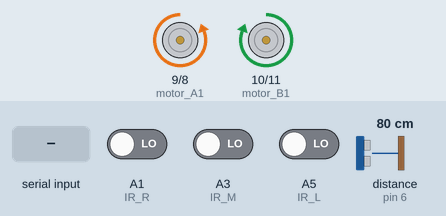
Simulated run of this sketch. Board: Arduino Uno, built with avr-gcc and run on an emulated ATmega328P. Parts: motor-driver pin pairs drawn as motors (green arrow = first pin HIGH = forward, orange = second pin HIGH = backward, longer = more drive). Inputs (shaded band) come from the test bench; at power-on: A1 (IR_R) LOW, A3 (IR_M) LOW, A5 (IR_L) LOW, distance to the obstacle (sensor on pin 6) 80 cm. The echo pulse lasts 58.3 µs per cm.

Above: at 1.2 s.
1.3 s: "L" received over Serial
At 2.0 s:
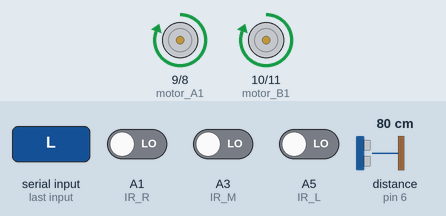
4.8 s: A1 (IR_R) driven HIGH
At 10.0 s:
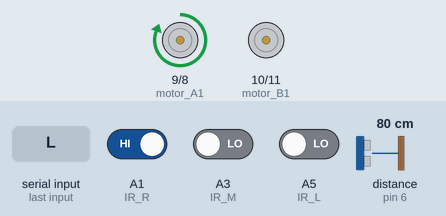
Timing chart, 0 to 16.8 s (numbered marks = the images above; inputs shaded):
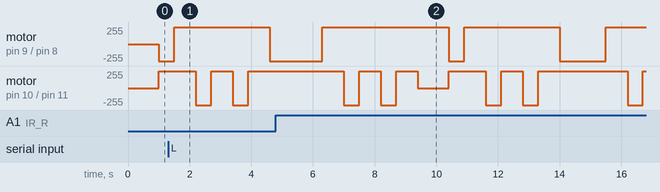

The sketch:

motor_thursday_cam_final.ino
```cpp
const int motor_A1 = 9;
const int motor_A2 = 8;
const int motor_B1 = 10;
const int motor_B2 = 11;
const int IR_R = A1;
const int IR_M = A3;
const int IR_L = A5;
int IR_L_data;
int IR_M_data;
int IR_R_data;

char input;

const int trigPin = 7;
const int echoPin = 6;

float duration, distance;

void setup() {
  pinMode(motor_A1, OUTPUT);
  pinMode(motor_A2, OUTPUT);
  pinMode(motor_B1, OUTPUT);
  pinMode(motor_B2, OUTPUT);
  pinMode(IR_L, INPUT);
  pinMode(IR_M, INPUT);
  pinMode(IR_R, INPUT);

  Serial.begin(9600);
}

void loop() {
  digitalWrite(trigPin, LOW);
  delayMicroseconds(2);
  digitalWrite(trigPin, HIGH);
  delayMicroseconds(10);
  digitalWrite(trigPin, LOW);

  duration = pulseIn(echoPin, HIGH);
  distance = (duration*.0343)/2;

  IR_L_data = digitalRead(IR_L);
  IR_M_data = digitalRead(IR_M);
  IR_R_data = digitalRead(IR_R);
  if (distance < 10) {
    turn();
  }
  if (Serial.available() > 0) {
    input = Serial.read();

    if (IR_L_data == 1 or IR_M_data == 1 or IR_R_data == 1) {
      drive();
    } else if (IR_L_data == 0 and IR_M_data == 0 and IR_R_data == 0) {  // 라인을 벗어낫을 때
      if (input == 'L') {
        left();
        delay(50);
        stop();
      } else if (input == 'R') {
        right();
        delay(50);
        stop();
      } else if (input == 'F') {
        forward();
        delay(50);
        stop();
      }
    }
  }
}

void drive() {
  if (IR_L_data == 0 and IR_M_data == 1 and IR_R_data == 0) {
    forward();
  } else if (IR_L_data == 1 and IR_M_data == 0 and IR_R_data == 0) {
    left();
  } else if (IR_L_data == 0 and IR_M_data == 0 and IR_R_data == 1) {
    right();
  } else if (IR_L_data == 1 and IR_M_data == 1 and IR_R_data == 0) {
    smooth_left();
  } else if (IR_L_data == 0 and IR_M_data == 1 and IR_R_data == 1) {
    smooth_right();
  } else if (IR_L_data == 1 and IR_R_data == 1) {
    stop();
  }
}

void smooth_right() {
  analogWrite(motor_A1, 255);
  digitalWrite(motor_A2, LOW);
  analogWrite(motor_B1, 220);
  digitalWrite(motor_B2, LOW);
}

void smooth_left() {
  analogWrite(motor_A1, 220);
  digitalWrite(motor_A2, LOW);
  analogWrite(motor_B1, 255);
  digitalWrite(motor_B2, LOW);
}

void smooth_forward() {
  analogWrite(motor_A1, 220);
  digitalWrite(motor_A2, LOW);
  analogWrite(motor_B1, 220);
  digitalWrite(motor_B2, LOW);
}

void right() {
  //우
  digitalWrite(motor_A1, HIGH);
  digitalWrite(motor_A2, LOW);
  digitalWrite(motor_B1, LOW);
  digitalWrite(motor_B2, LOW);
}

void left() {
  //좌
  digitalWrite(motor_A1, LOW);
  digitalWrite(motor_A2, LOW);
  digitalWrite(motor_B1, HIGH);
  digitalWrite(motor_B2, LOW);
}

void forward() {
  digitalWrite(motor_A1, HIGH);
  digitalWrite(motor_A2, LOW);
  digitalWrite(motor_B1, HIGH);
  digitalWrite(motor_B2, LOW);
}

void stop() {
  digitalWrite(motor_A1, LOW);
  digitalWrite(motor_A2, LOW);
  digitalWrite(motor_B1, LOW);
  digitalWrite(motor_B2, LOW);
}

void turn() {
  millifirstleft(500);
  milliforward(700);
  milliright(500);
  milliforward(700);
  milliright(500);
  milliforward(700);
  millileft(200);
}

void millifirstleft(unsigned long x) {
  unsigned long current_time = millis();
  unsigned long interval = x;
  while (millis() - current_time < interval) {
    hardleft();
  }
}

void milliright(unsigned long x) {
  unsigned long current_time = millis();
  unsigned long interval = x;
  while (millis() - current_time < interval) {
    hardright();
  }
}
void millileft(unsigned long x) {
  unsigned long current_time = millis();
  unsigned long interval = x;
  while (millis() - current_time < interval) {
    hardleft();
    if (IR_L_data == 1 or IR_M_data == 1 or IR_R_data == 1) {
      return;
    }
  }
}
void milliforward(unsigned long x) {
  unsigned long current_time = millis();
  unsigned long interval = x;
  while (millis() - current_time < interval) {
    hardforward();
  }
}
void millilastforward() {
  forward();
  if (IR_L_data == 1 or IR_M_data == 1 or IR_R_data == 1) {
    millilastleft(200);
  }
}
void millilastleft(unsigned long x) {
  unsigned long current_time = millis();
  unsigned long interval = x;
  while (millis() - current_time < interval) {
    hardleft();
  }
  hardleft();
  if (IR_L_data == 1 or IR_M_data == 1 or IR_R_data == 1) {
    return;
  }
}

void hardright() {
  //우
  digitalWrite(motor_A1, HIGH);
  digitalWrite(motor_A2, LOW);
  digitalWrite(motor_B1, LOW);
  digitalWrite(motor_B2, HIGH);
}

void hardleft() {
  //좌
  digitalWrite(motor_A1, LOW);
  digitalWrite(motor_A2, HIGH);
  digitalWrite(motor_B1, HIGH);
  digitalWrite(motor_B2, LOW);
}

void hardforward() {
  digitalWrite(motor_A1, HIGH);
  digitalWrite(motor_A2, LOW);
  digitalWrite(motor_B1, HIGH);
  digitalWrite(motor_B2, LOW);
}
```
